Frame 1 (no input): blank canvas, image omitted
Frame 60 (no input): blank canvas, image omitted
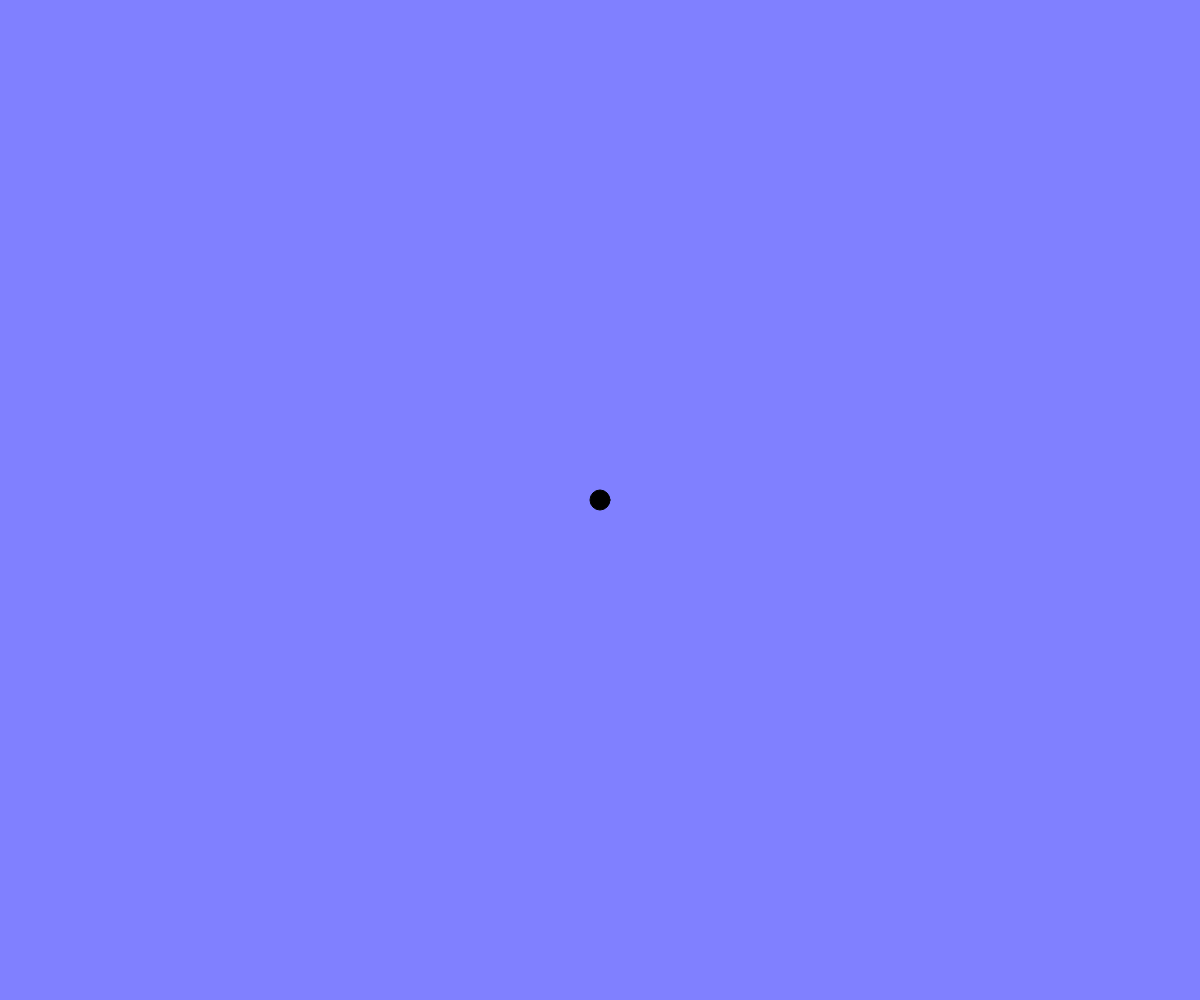
Frame 120 (the mouse pressed at the canvas centre since frame 60)

The p5.js sketch whose frames 1 and 60 were blank and that drew this single picture after the mouse press (run headless with seeded random() and noise() and a simulated clock; from frame 60 on, the mouse is pressed at the canvas centre):

// p5.js sketch
// ── sketch.js

var r = 0;
var g = 50;
var b=255;

// INITIALIZE ALL YOUR VARIABLES
// Ideally you would create 3 variables. red blue green or r, g, b


function setup(){

  createCanvas(windowWidth,windowHeight);
}


function draw(){

  // change the value of Red based on the mouse movement about the X axis
  // change the value of Green based on the mouse movement about the X axis
  // change the value of Blue based on the mouse movement about the X axis

  // Use the map() function to do so. 
  r=map(mouseX,0,width,0,255);
  g=map(mouseY,0,height,0,255);
  b=r+g

  // Pass the values to the background() function you have learnt previously.\
  background(r,g,b);

  // Create an ellipse that will move around with you mouse about the X axis.
  // Remember to fill the canvas with white paint before creating the ellipse.
  fill(0);
  ellipse(mouseX,mouseY,20,20);
}
